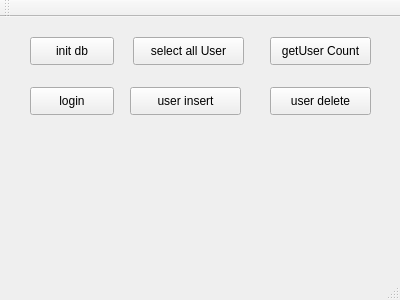
<?xml version="1.0" encoding="UTF-8"?>
<ui version="4.0">
 <class>MainWindow</class>
 <widget class="QMainWindow" name="MainWindow">
  <property name="geometry">
   <rect>
    <x>0</x>
    <y>0</y>
    <width>400</width>
    <height>300</height>
   </rect>
  </property>
  <property name="windowTitle">
   <string>MainWindow</string>
  </property>
  <widget class="QWidget" name="centralWidget">
   <widget class="QPushButton" name="pushButton">
    <property name="geometry">
     <rect>
      <x>30</x>
      <y>20</y>
      <width>84</width>
      <height>28</height>
     </rect>
    </property>
    <property name="text">
     <string>init db</string>
    </property>
   </widget>
   <widget class="QPushButton" name="pushButton_2">
    <property name="geometry">
     <rect>
      <x>133</x>
      <y>20</y>
      <width>111</width>
      <height>28</height>
     </rect>
    </property>
    <property name="text">
     <string>select all User</string>
    </property>
   </widget>
   <widget class="QPushButton" name="pushButton_3">
    <property name="geometry">
     <rect>
      <x>270</x>
      <y>20</y>
      <width>101</width>
      <height>28</height>
     </rect>
    </property>
    <property name="text">
     <string>getUser Count</string>
    </property>
   </widget>
   <widget class="QPushButton" name="pushButton_4">
    <property name="geometry">
     <rect>
      <x>30</x>
      <y>70</y>
      <width>84</width>
      <height>28</height>
     </rect>
    </property>
    <property name="text">
     <string>login</string>
    </property>
   </widget>
   <widget class="QPushButton" name="pushButton_5">
    <property name="geometry">
     <rect>
      <x>130</x>
      <y>70</y>
      <width>111</width>
      <height>28</height>
     </rect>
    </property>
    <property name="text">
     <string>user insert</string>
    </property>
   </widget>
   <widget class="QPushButton" name="pushButton_6">
    <property name="geometry">
     <rect>
      <x>270</x>
      <y>70</y>
      <width>101</width>
      <height>28</height>
     </rect>
    </property>
    <property name="text">
     <string>user delete</string>
    </property>
   </widget>
  </widget>
  <widget class="QMenuBar" name="menuBar">
   <property name="geometry">
    <rect>
     <x>0</x>
     <y>0</y>
     <width>400</width>
     <height>25</height>
    </rect>
   </property>
  </widget>
  <widget class="QToolBar" name="mainToolBar">
   <attribute name="toolBarArea">
    <enum>TopToolBarArea</enum>
   </attribute>
   <attribute name="toolBarBreak">
    <bool>false</bool>
   </attribute>
  </widget>
  <widget class="QStatusBar" name="statusBar"/>
 </widget>
 <layoutdefault spacing="6" margin="11"/>
 <resources/>
 <connections/>
</ui>
